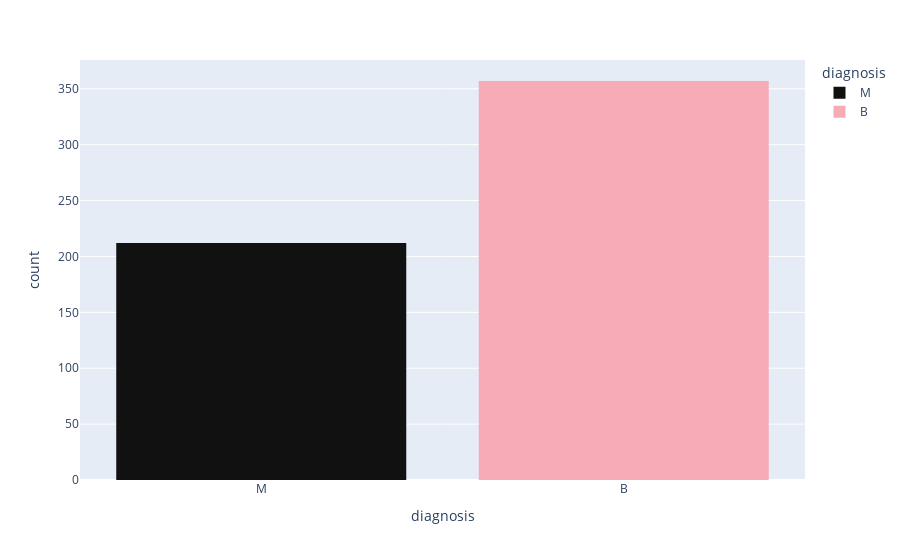

This figure's notebook cell:
### Code cell
px.histogram(data_frame=df, x='diagnosis', color='diagnosis',color_discrete_sequence=['#111111','#f6abb6'])

### Figure 1 — Plotly figure (JSON) as saved in the notebook; plotly's stock layout.template omitted (floating-point values rounded to 4 significant figures; data arrays with more than 128 entries replaced by an {"elided": "..."} marker saying what was removed)
{"data": [{"alignmentgroup": "True", "bingroup": "x", "hovertemplate": "diagnosis=%{x}<br>count=%{y}<extra></extra>", "legendgroup": "M", "marker": {"color": "#111111", "pattern": {"shape": ""}}, "name": "M", "offsetgroup": "M", "orientation": "v", "showlegend": true, "type": "histogram", "x": {"elided": "212 str values"}, "xaxis": "x", "yaxis": "y"}, {"alignmentgroup": "True", "bingroup": "x", "hovertemplate": "diagnosis=%{x}<br>count=%{y}<extra></extra>", "legendgroup": "B", "marker": {"color": "#f6abb6", "pattern": {"shape": ""}}, "name": "B", "offsetgroup": "B", "orientation": "v", "showlegend": true, "type": "histogram", "x": {"elided": "357 str values"}, "xaxis": "x", "yaxis": "y"}], "layout": {"barmode": "relative", "legend": {"title": {"text": "diagnosis"}, "tracegroupgap": 0}, "margin": {"t": 60}, "xaxis": {"anchor": "y", "categoryarray": ["M", "B"], "categoryorder": "array", "domain": [0, 1], "title": {"text": "diagnosis"}}, "yaxis": {"anchor": "x", "domain": [0, 1], "title": {"text": "count"}}}}
